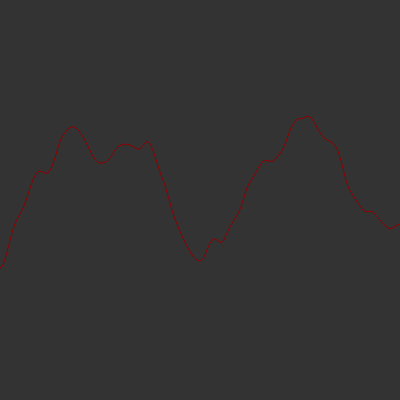
Frame 1 (no input)
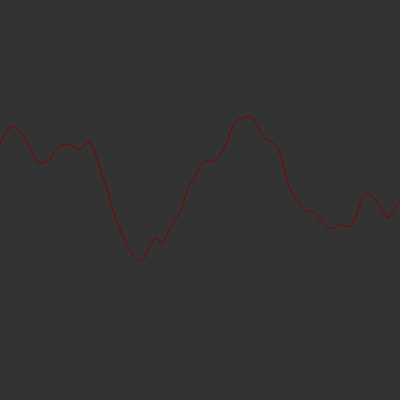
Frame 60 (no input)
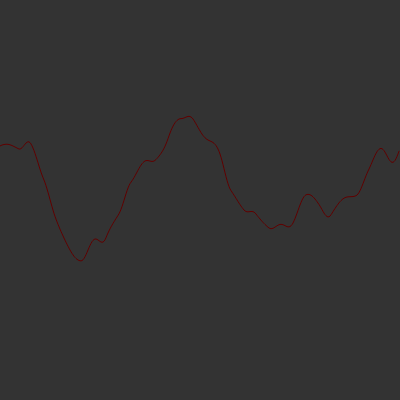
Frame 120 (the mouse pressed at the canvas centre since frame 60)

The p5.js sketch that drew these frames (run headless with seeded random() and noise() and a simulated clock; from frame 60 on, the mouse is pressed at the canvas centre):

// p5.js sketch
// ── sketch.js
var xOffset = 0;
var inc = 0.01;
var start = 0;

var Slider;

function setup() {
	createCanvas(400, 400);
	Slider = createSlider(0, 1, 1);
}

function draw() {

 background(51);
 noFill();



beginShape();
var xOffset = start;
for(var x = 0; x < width; x++){
  
 var y = noise(xOffset) * height;
	
stroke(map(noise(xOffset), 0, 1, 1, 255), 0, 0);
 vertex(x, y);

 xOffset += inc;
}
endShape();

start += inc;
//clear();
//noLoop();
}
